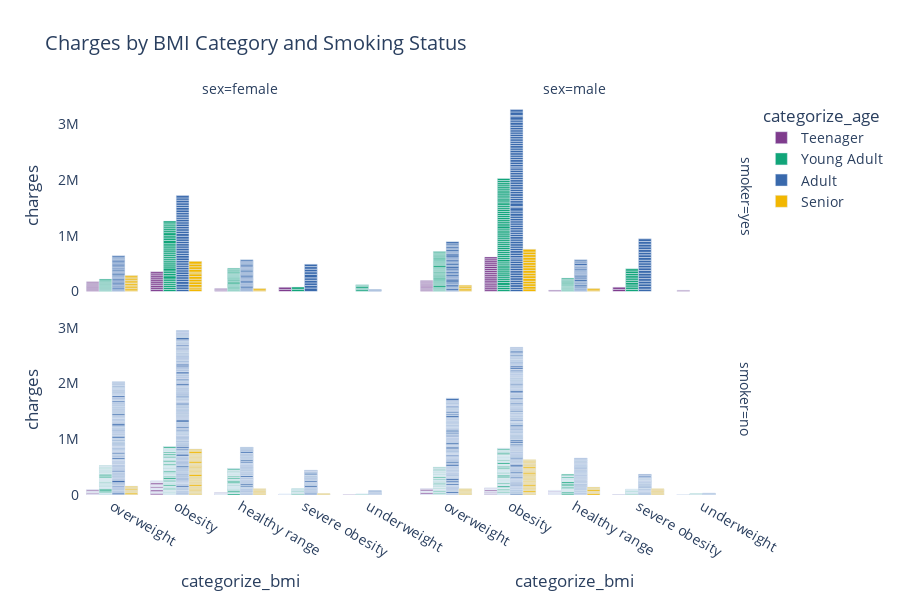

This figure's notebook cell:
### Code cell
import plotly.express as px



fig = px.bar(
    df,
    x='categorize_bmi',
    y='charges',
    color='categorize_age',
    barmode='group',
    facet_col='sex',
    facet_row='smoker',
    opacity=1.0,  
    color_discrete_sequence=px.colors.qualitative.Bold,  
    title='Charges by BMI Category and Smoking Status',
    height=600
)

fig.update_layout(
    font=dict(size=14),
    plot_bgcolor='rgba(0,0,0,0)',  
    paper_bgcolor='rgba(0,0,0,0)'  
)

fig.show()

### Figure 1 — Plotly figure (JSON) as saved in the notebook; plotly's stock layout.template omitted (floating-point values rounded to 4 significant figures; data arrays with more than 128 entries replaced by an {"elided": "..."} marker saying what was removed)
{"data": [{"alignmentgroup": "True", "hovertemplate": "categorize_age=Teenager<br>smoker=yes<br>sex=female<br>categorize_bmi=%{x}<br>charges=%{y}<extra></extra>", "legendgroup": "Teenager", "marker": {"color": "rgb(127, 60, 141)", "opacity": 1, "pattern": {"shape": ""}}, "name": "Teenager", "offsetgroup": "Teenager", "orientation": "v", "showlegend": true, "textposition": "auto", "type": "bar", "x": ["overweight", "overweight", "obesity", "healthy range", "overweight", "obesity", "overweight", "severe obesity", "obesity", "obesity", "overweight", "healthy range", "obesity", "overweight", "overweight", "obesity", "healthy range", "overweight", "obesity", "overweight", "severe obesity", "obesity", "obesity", "overweight", "healthy range", "obesity"], "xaxis": "x3", "y": [16880.0, 17080.0, 36150.0, 13840.0, 17470.0, 34440.0, 17750.0, 38790.0, 36900.0, 33310.0, 18220.0, 14280.0, 36400.0, 16880.0, 17080.0, 36150.0, 13840.0, 17470.0, 34440.0, 17750.0, 38790.0, 36900.0, 33310.0, 18220.0, 14280.0, 36400.0], "yaxis": "y3"}, {"alignmentgroup": "True", "hovertemplate": "categorize_age=Teenager<br>smoker=yes<br>sex=male<br>categorize_bmi=%{x}<br>charges=%{y}<extra></extra>", "legendgroup": "Teenager", "marker": {"color": "rgb(127, 60, 141)", "opacity": 1, "pattern": {"shape": ""}}, "name": "Teenager", "offsetgroup": "Teenager", "orientation": "v", "showlegend": false, "textposition": "auto", "type": "bar", "x": ["obesity", "overweight", "obesity", "overweight", "underweight", "obesity", "obesity", "overweight", "obesity", "obesity", "obesity", "obesity", "overweight", "healthy range", "severe obesity", "overweight", "obesity", "overweight", "obesity", "overweight", "obesity", "overweight", "underweight", "obesity", "obesity", "overweight", "obesity", "obesity", "obesity", "obesity", "overweight", "healthy range", "severe obesity", "overweight", "obesity", "overweight"], "xaxis": "x4", "y": [34300.0, 15520.0, 34780.0, 17350.0, 12830.0, 33750.0, 36220.0, 16300.0, 32550.0, 34620.0, 36310.0, 33730.0, 16450.0, 13750.0, 39720.0, 17180.0, 34830.0, 16450.0, 34300.0, 15520.0, 34780.0, 17350.0, 12830.0, 33750.0, 36220.0, 16300.0, 32550.0, 34620.0, 36310.0, 33730.0, 16450.0, 13750.0, 39720.0, 17180.0, 34830.0, 16450.0], "yaxis": "y4"}, {"alignmentgroup": "True", "hovertemplate": "categorize_age=Teenager<br>smoker=no<br>sex=female<br>categorize_bmi=%{x}<br>charges=%{y}<extra></extra>", "legendgroup": "Teenager", "marker": {"color": "rgb(127, 60, 141)", "opacity": 1, "pattern": {"shape": ""}}, "name": "Teenager", "offsetgroup": "Teenager", "orientation": "v", "showlegend": false, "textposition": "auto", "type": "bar", "x": ["overweight", "overweight", "obesity", "obesity", "overweight", "obesity", "overweight", "obesity", "obesity", "obesity", "underweight", "overweight", "healthy range", "obesity", "healthy range", "obesity", "obesity", "obesity", "overweight", "healthy range", "obesity", "overweight", "obesity", "obesity", "overweight", "obesity", "obesity", "obesity", "obesity", "obesity", "obesity", "obesity", "healthy range", "severe obesity", "obesity", "obesity", "severe obesity", "healthy range", "healthy range", "severe obesity", "obesity", "severe obesity", "healthy range", "obesity", "healthy range", "obesity", "overweight", "overweight", "obesity", "overweight", "healthy range", "obesity", "obesity", "obesity", "healthy range", "overweight", "overweight", "obesity", "obesity", "overweight", "obesity", "overweight", "obesity", "obesity", "obesity", "underweight", "overweight", "healthy range", "obesity", "healthy range", "obesity", "obesity", "obesity", "overweight", "healthy range", "obesity", "overweight", "obesity", "obesity", "overweight", "obesity", "obesity", "obesity", "obesity", "obesity", "obesity", "obesity", "healthy range", "severe obesity", "obesity", "obesity", "severe obesity", "healthy range", "healthy range", "severe obesity", "obesity", "severe obesity", "healthy range", "obesity", "healthy range", "obesity", "overweight", "overweight", "obesity", "overweight", "healthy range", "obesity", "obesity", "obesity", "healthy range"], "xaxis": "x", "y": [2198.0, 4688.0, 3393.0, 2211.0, 1743.0, 21340.0, 2332.0, 2719.0, 1632.0, 2131.0, 1728.0, 1616.0, 1737.0, 14130.0, 1608.0, 2138.0, 1632.0, 2135.0, 7324.0, 2201.0, 2203.0, 1744.0, 1622.0, 1749.0, 2196.0, 11480.0, 24060.0, 2801.0, 2128.0, 2219.0, 1633.0, 2208.0, 2709.0, 2218.0, 2137.0, 1622.0, 1635.0, 2117.0, 2914.0, 2217.0, 2730.0, 1759.0, 2709.0, 4561.0, 1729.0, 2204.0, 2201.0, 18840.0, 1634.0, 2711.0, 1732.0, 2206.0, 1630.0, 1634.0, 2914.0, 2198.0, 4688.0, 3393.0, 2211.0, 1743.0, 21340.0, 2332.0, 2719.0, 1632.0, 2131.0, 1728.0, 1616.0, 1737.0, 14130.0, 1608.0, 2138.0, 1632.0, 2135.0, 7324.0, 2201.0, 2203.0, 1744.0, 1622.0, 1749.0, 2196.0, 11480.0, 24060.0, 2801.0, 2128.0, 2219.0, 1633.0, 2208.0, 2709.0, 2218.0, 2137.0, 1622.0, 1635.0, 2117.0, 2914.0, 2217.0, 2730.0, 1759.0, 2709.0, 4561.0, 1729.0, 2204.0, 2201.0, 18840.0, 1634.0, 2711.0, 1732.0, 2206.0, 1630.0, 1634.0, 2914.0], "yaxis": "y"}, {"alignmentgroup": "True", "hovertemplate": "categorize_age=Teenager<br>smoker=no<br>sex=male<br>categorize_bmi=%{x}<br>charges=%{y}<extra></extra>", "legendgroup": "Teenager", "marker": {"color": "rgb(127, 60, 141)", "opacity": 1, "pattern": {"shape": ""}}, "name": "Teenager", "offsetgroup": "Teenager", "orientation": "v", "showlegend": false, "textposition": "auto", "type": "bar", "x": ["obesity", "healthy range", "obesity", "healthy range", "healthy range", "overweight", "obesity", "overweight", "underweight", "obesity", "obesity", "healthy range", "overweight", "healthy range", "healthy range", "overweight", "obesity", "obesity", "underweight", "obesity", "severe obesity", "overweight", "overweight", "obesity", "overweight", "obesity", "obesity", "healthy range", "overweight", "obesity", "healthy range", "obesity", "obesity", "healthy range", "severe obesity", "overweight", "obesity", "obesity", "overweight", "overweight", "healthy range", "healthy range", "healthy range", "overweight", "healthy range", "healthy range", "healthy range", "obesity", "obesity", "healthy range", "obesity", "overweight", "overweight", "severe obesity", "healthy range", "obesity", "overweight", "healthy range", "healthy range", "obesity", "healthy range", "obesity", "healthy range", "healthy range", "overweight", "obesity", "overweight", "underweight", "obesity", "obesity", "healthy range", "overweight", "healthy range", "healthy range", "overweight", "obesity", "obesity", "underweight", "obesity", "severe obesity", "overweight", "overweight", "obesity", "overweight", "obesity", "obesity", "healthy range", "overweight", "obesity", "healthy range", "obesity", "obesity", "healthy range", "severe obesity", "overweight", "obesity", "obesity", "overweight", "overweight", "healthy range", "healthy range", "healthy range", "overweight", "healthy range", "healthy range", "healthy range", "obesity", "obesity", "healthy range", "obesity", "overweight", "overweight", "severe obesity", "healthy range", "obesity", "overweight", "healthy range", "healthy range"], "xaxis": "x2", "y": [1726.0, 1837.0, 1137.0, 1625.0, 1706.0, 1633.0, 1261.0, 1843.0, 1695.0, 1137.0, 1640.0, 1832.0, 1719.0, 2804.0, 1705.0, 1636.0, 3482.0, 1262.0, 1621.0, 23080.0, 1149.0, 1632.0, 1254.0, 1256.0, 1708.0, 1646.0, 1640.0, 1243.0, 1712.0, 1136.0, 1242.0, 1728.0, 1263.0, 1627.0, 1147.0, 1252.0, 1132.0, 1141.0, 2222.0, 2304.0, 1122.0, 1628.0, 1711.0, 22490.0, 1705.0, 11880.0, 1702.0, 12890.0, 1136.0, 1242.0, 1720.0, 1709.0, 11270.0, 1163.0, 1837.0, 1136.0, 2304.0, 1122.0, 1711.0, 1726.0, 1837.0, 1137.0, 1625.0, 1706.0, 1633.0, 1261.0, 1843.0, 1695.0, 1137.0, 1640.0, 1832.0, 1719.0, 2804.0, 1705.0, 1636.0, 3482.0, 1262.0, 1621.0, 23080.0, 1149.0, 1632.0, 1254.0, 1256.0, 1708.0, 1646.0, 1640.0, 1243.0, 1712.0, 1136.0, 1242.0, 1728.0, 1263.0, 1627.0, 1147.0, 1252.0, 1132.0, 1141.0, 2222.0, 2304.0, 1122.0, 1628.0, 1711.0, 22490.0, 1705.0, 11880.0, 1702.0, 12890.0, 1136.0, 1242.0, 1720.0, 1709.0, 11270.0, 1163.0, 1837.0, 1136.0, 2304.0, 1122.0, 1711.0], "yaxis": "y2"}, {"alignmentgroup": "True", "hovertemplate": "categorize_age=Young Adult<br>smoker=yes<br>sex=female<br>categorize_bmi=%{x}<br>charges=%{y}<extra></extra>", "legendgroup": "Young Adult", "marker": {"color": "rgb(17, 165, 121)", "opacity": 1, "pattern": {"shape": ""}}, "name": "Young Adult", "offsetgroup": "Young Adult", "orientation": "v", "showlegend": true, "textposition": "auto", "type": "bar", "x": ["obesity", "healthy range", "healthy range", "overweight", "underweight", "obesity", "obesity", "overweight", "obesity", "overweight", "underweight", "underweight", "obesity", "overweight", "obesity", "obesity", "obesity", "healthy range", "obesity", "healthy range", "obesity", "obesity", "healthy range", "healthy range", "healthy range", "obesity", "overweight", "obesity", "healthy range", "obesity", "severe obesity", "overweight", "healthy range", "healthy range", "healthy range", "obesity", "healthy range", "obesity", "obesity", "healthy range", "healthy range", "overweight", "underweight", "obesity", "obesity", "overweight", "obesity", "overweight", "underweight", "underweight", "obesity", "overweight", "obesity", "obesity", "obesity", "healthy range", "obesity", "healthy range", "obesity", "obesity", "healthy range", "healthy range", "healthy range", "obesity", "overweight", "obesity", "healthy range", "obesity", "severe obesity", "overweight", "healthy range", "healthy range", "healthy range", "obesity", "healthy range", "obesity"], "xaxis": "x3", "y": [37700.0, 14710.0, 16580.0, 19110.0, 32730.0, 37130.0, 38510.0, 17090.0, 34840.0, 18030.0, 15010.0, 14460.0, 37080.0, 19520.0, 39980.0, 58570.0, 43940.0, 15360.0, 40930.0, 16660.0, 55140.0, 36020.0, 17500.0, 14570.0, 16420.0, 35600.0, 20230.0, 33910.0, 16780.0, 34170.0, 40900.0, 18330.0, 26130.0, 20170.0, 16120.0, 33900.0, 18770.0, 35600.0, 37700.0, 14710.0, 16580.0, 19110.0, 32730.0, 37130.0, 38510.0, 17090.0, 34840.0, 18030.0, 15010.0, 14460.0, 37080.0, 19520.0, 39980.0, 58570.0, 43940.0, 15360.0, 40930.0, 16660.0, 55140.0, 36020.0, 17500.0, 14570.0, 16420.0, 35600.0, 20230.0, 33910.0, 16780.0, 34170.0, 40900.0, 18330.0, 26130.0, 20170.0, 16120.0, 33900.0, 18770.0, 35600.0], "yaxis": "y3"}, {"alignmentgroup": "True", "hovertemplate": "categorize_age=Young Adult<br>smoker=yes<br>sex=male<br>categorize_bmi=%{x}<br>charges=%{y}<extra></extra>", "legendgroup": "Young Adult", "marker": {"color": "rgb(17, 165, 121)", "opacity": 1, "pattern": {"shape": ""}}, "name": "Young Adult", "offsetgroup": "Young Adult", "orientation": "v", "showlegend": false, "textposition": "auto", "type": "bar", "x": ["severe obesity", "obesity", "obesity", "obesity", "obesity", "obesity", "healthy range", "obesity", "overweight", "overweight", "overweight", "obesity", "overweight", "severe obesity", "obesity", "obesity", "obesity", "severe obesity", "overweight", "overweight", "obesity", "obesity", "obesity", "healthy range", "obesity", "obesity", "overweight", "overweight", "healthy range", "overweight", "healthy range", "healthy range", "overweight", "overweight", "overweight", "healthy range", "overweight", "healthy range", "obesity", "obesity", "obesity", "severe obesity", "obesity", "obesity", "obesity", "overweight", "obesity", "obesity", "overweight", "overweight", "obesity", "overweight", "obesity", "overweight", "severe obesity", "obesity", "obesity", "severe obesity", "obesity", "obesity", "obesity", "obesity", "obesity", "healthy range", "obesity", "overweight", "overweight", "overweight", "obesity", "overweight", "severe obesity", "obesity", "obesity", "obesity", "severe obesity", "overweight", "overweight", "obesity", "obesity", "obesity", "healthy range", "obesity", "obesity", "overweight", "overweight", "healthy range", "overweight", "healthy range", "healthy range", "overweight", "overweight", "overweight", "healthy range", "overweight", "healthy range", "obesity", "obesity", "obesity", "severe obesity", "obesity", "obesity", "obesity", "overweight", "obesity", "obesity", "overweight", "overweight", "obesity", "overweight", "obesity", "overweight", "severe obesity", "obesity", "obesity"], "xaxis": "x4", "y": [39610.0, 36840.0, 38711, 35590.0, 51190.0, 39770.0, 17660.0, 37170.0, 17560.0, 18970.0, 20750.0, 36950.0, 20980.0, 42110.0, 38750.0, 35490.0, 36090.0, 38130.0, 35150.0, 17940.0, 36200.0, 39240.0, 34810.0, 19360.0, 36190.0, 44590.0, 18250.0, 19040.0, 18260.0, 18310.0, 17900.0, 15820.0, 19720.0, 19930.0, 20010.0, 16140.0, 19200.0, 17360.0, 34470.0, 37480.0, 33480.0, 44500.0, 34670.0, 36120.0, 38280.0, 19350.0, 37470.0, 37610.0, 18650.0, 16230.0, 34250.0, 17040.0, 38340.0, 21470.0, 39610.0, 36840.0, 37610.0, 39610.0, 36840.0, 38711, 35590.0, 51190.0, 39770.0, 17660.0, 37170.0, 17560.0, 18970.0, 20750.0, 36950.0, 20980.0, 42110.0, 38750.0, 35490.0, 36090.0, 38130.0, 35150.0, 17940.0, 36200.0, 39240.0, 34810.0, 19360.0, 36190.0, 44590.0, 18250.0, 19040.0, 18260.0, 18310.0, 17900.0, 15820.0, 19720.0, 19930.0, 20010.0, 16140.0, 19200.0, 17360.0, 34470.0, 37480.0, 33480.0, 44500.0, 34670.0, 36120.0, 38280.0, 19350.0, 37470.0, 37610.0, 18650.0, 16230.0, 34250.0, 17040.0, 38340.0, 21470.0, 39610.0, 36840.0, 37610.0], "yaxis": "y4"}, {"alignmentgroup": "True", "hovertemplate": "categorize_age=Young Adult<br>smoker=no<br>sex=female<br>categorize_bmi=%{x}<br>charges=%{y}<extra></extra>", "legendgroup": "Young Adult", "marker": {"color": "rgb(17, 165, 121)", "opacity": 1, "pattern": {"shape": ""}}, "name": "Young Adult", "offsetgroup": "Young Adult", "orientation": "v", "showlegend": false, "textposition": "auto", "type": "bar", "x": {"elided": "362 str values"}, "xaxis": "x", "y": {"elided": "362 float values"}, "yaxis": "y"}, {"alignmentgroup": "True", "hovertemplate": "categorize_age=Young Adult<br>smoker=no<br>sex=male<br>categorize_bmi=%{x}<br>charges=%{y}<extra></extra>", "legendgroup": "Young Adult", "marker": {"color": "rgb(17, 165, 121)", "opacity": 1, "pattern": {"shape": ""}}, "name": "Young Adult", "offsetgroup": "Young Adult", "orientation": "v", "showlegend": false, "textposition": "auto", "type": "bar", "x": {"elided": "356 str values"}, "xaxis": "x2", "y": {"elided": "356 float values"}, "yaxis": "y2"}, {"alignmentgroup": "True", "hovertemplate": "categorize_age=Adult<br>smoker=yes<br>sex=female<br>categorize_bmi=%{x}<br>charges=%{y}<extra></extra>", "legendgroup": "Adult", "marker": {"color": "rgb(57, 105, 172)", "opacity": 1, "pattern": {"shape": ""}}, "name": "Adult", "offsetgroup": "Adult", "orientation": "v", "showlegend": true, "textposition": "auto", "type": "bar", "x": ["healthy range", "obesity", "obesity", "healthy range", "overweight", "healthy range", "overweight", "obesity", "healthy range", "healthy range", "healthy range", "healthy range", "obesity", "severe obesity", "severe obesity", "healthy range", "obesity", "obesity", "overweight", "obesity", "severe obesity", "obesity", "obesity", "overweight", "overweight", "overweight", "overweight", "overweight", "obesity", "obesity", "obesity", "healthy range", "obesity", "severe obesity", "obesity", "healthy range", "overweight", "healthy range", "obesity", "obesity", "healthy range", "underweight", "obesity", "overweight", "obesity", "obesity", "overweight", "healthy range", "overweight", "overweight", "obesity", "overweight", "severe obesity", "healthy range", "obesity", "obesity", "healthy range", "overweight", "healthy range", "overweight", "obesity", "healthy range", "healthy range", "healthy range", "healthy range", "obesity", "severe obesity", "severe obesity", "healthy range", "obesity", "obesity", "overweight", "obesity", "severe obesity", "obesity", "obesity", "overweight", "overweight", "overweight", "overweight", "overweight", "obesity", "obesity", "obesity", "healthy range", "obesity", "severe obesity", "obesity", "healthy range", "overweight", "healthy range", "obesity", "obesity", "healthy range", "underweight", "obesity", "overweight", "obesity", "obesity", "overweight", "healthy range", "overweight", "overweight", "obesity", "overweight", "severe obesity"], "xaxis": "x3", "y": [23240.0, 39840.0, 43580.0, 19960.0, 21350.0, 19440.0, 22330.0, 47900.0, 24870.0, 21660.0, 19590.0, 18610.0, 48890.0, 63770.0, 45860.0, 25680.0, 42970.0, 42980.0, 24670.0, 40000.0, 46200.0, 44400.0, 40420.0, 19540.0, 23070.0, 24520.0, 23400.0, 27530.0, 45010.0, 37270.0, 42110.0, 24110.0, 40970.0, 46110.0, 46260.0, 19800.0, 21770.0, 21680.0, 44420.0, 39730.0, 21880.0, 19020.0, 44640.0, 24180.0, 46660.0, 40940.0, 22480.0, 23890.0, 21770.0, 20300.0, 41660.0, 24540.0, 43900.0, 23240.0, 39840.0, 43580.0, 19960.0, 21350.0, 19440.0, 22330.0, 47900.0, 24870.0, 21660.0, 19590.0, 18610.0, 48890.0, 63770.0, 45860.0, 25680.0, 42970.0, 42980.0, 24670.0, 40000.0, 46200.0, 44400.0, 40420.0, 19540.0, 23070.0, 24520.0, 23400.0, 27530.0, 45010.0, 37270.0, 42110.0, 24110.0, 40970.0, 46110.0, 46260.0, 19800.0, 21770.0, 21680.0, 44420.0, 39730.0, 21880.0, 19020.0, 44640.0, 24180.0, 46660.0, 40940.0, 22480.0, 23890.0, 21770.0, 20300.0, 41660.0, 24540.0, 43900.0], "yaxis": "y3"}, {"alignmentgroup": "True", "hovertemplate": "categorize_age=Adult<br>smoker=yes<br>sex=male<br>categorize_bmi=%{x}<br>charges=%{y}<extra></extra>", "legendgroup": "Adult", "marker": {"color": "rgb(57, 105, 172)", "opacity": 1, "pattern": {"shape": ""}}, "name": "Adult", "offsetgroup": "Adult", "orientation": "v", "showlegend": false, "textposition": "auto", "type": "bar", "x": {"elided": "160 str values"}, "xaxis": "x4", "y": {"elided": "160 float values"}, "yaxis": "y4"}, {"alignmentgroup": "True", "hovertemplate": "categorize_age=Adult<br>smoker=no<br>sex=female<br>categorize_bmi=%{x}<br>charges=%{y}<extra></extra>", "legendgroup": "Adult", "marker": {"color": "rgb(57, 105, 172)", "opacity": 1, "pattern": {"shape": ""}}, "name": "Adult", "offsetgroup": "Adult", "orientation": "v", "showlegend": false, "textposition": "auto", "type": "bar", "x": {"elided": "590 str values"}, "xaxis": "x", "y": {"elided": "590 float values"}, "yaxis": "y"}, {"alignmentgroup": "True", "hovertemplate": "categorize_age=Adult<br>smoker=no<br>sex=male<br>categorize_bmi=%{x}<br>charges=%{y}<extra></extra>", "legendgroup": "Adult", "marker": {"color": "rgb(57, 105, 172)", "opacity": 1, "pattern": {"shape": ""}}, "name": "Adult", "offsetgroup": "Adult", "orientation": "v", "showlegend": false, "textposition": "auto", "type": "bar", "x": {"elided": "532 str values"}, "xaxis": "x2", "y": {"elided": "532 float values"}, "yaxis": "y2"}, {"alignmentgroup": "True", "hovertemplate": "categorize_age=Senior<br>smoker=yes<br>sex=female<br>categorize_bmi=%{x}<br>charges=%{y}<extra></extra>", "legendgroup": "Senior", "marker": {"color": "rgb(242, 183, 1)", "opacity": 1, "pattern": {"shape": ""}}, "name": "Senior", "offsetgroup": "Senior", "orientation": "v", "showlegend": true, "textposition": "auto", "type": "bar", "x": ["overweight", "obesity", "obesity", "obesity", "overweight", "obesity", "obesity", "obesity", "overweight", "healthy range", "overweight", "overweight", "overweight", "obesity", "obesity", "obesity", "overweight", "obesity", "obesity", "obesity", "overweight", "healthy range", "overweight", "overweight"], "xaxis": "x3", "y": [27810.0, 47290.0, 30940.0, 48820.0, 29520.0, 47310.0, 47930.0, 48520.0, 28950.0, 27040.0, 29330.0, 29140.0, 27810.0, 47290.0, 30940.0, 48820.0, 29520.0, 47310.0, 47930.0, 48520.0, 28950.0, 27040.0, 29330.0, 29140.0], "yaxis": "y3"}, {"alignmentgroup": "True", "hovertemplate": "categorize_age=Senior<br>smoker=yes<br>sex=male<br>categorize_bmi=%{x}<br>charges=%{y}<extra></extra>", "legendgroup": "Senior", "marker": {"color": "rgb(242, 183, 1)", "opacity": 1, "pattern": {"shape": ""}}, "name": "Senior", "offsetgroup": "Senior", "orientation": "v", "showlegend": false, "textposition": "auto", "type": "bar", "x": ["obesity", "obesity", "obesity", "overweight", "obesity", "obesity", "healthy range", "obesity", "obesity", "overweight", "obesity", "obesity", "obesity", "obesity", "overweight", "obesity", "obesity", "healthy range", "obesity", "obesity", "overweight", "obesity"], "xaxis": "x4", "y": [47060.0, 46890.0, 46600.0, 28870.0, 45710.0, 49580.0, 26930.0, 47400.0, 46720.0, 28100.0, 49580.0, 47060.0, 46890.0, 46600.0, 28870.0, 45710.0, 49580.0, 26930.0, 47400.0, 46720.0, 28100.0, 49580.0], "yaxis": "y4"}, {"alignmentgroup": "True", "hovertemplate": "categorize_age=Senior<br>smoker=no<br>sex=female<br>categorize_bmi=%{x}<br>charges=%{y}<extra></extra>", "legendgroup": "Senior", "marker": {"color": "rgb(242, 183, 1)", "opacity": 1, "pattern": {"shape": ""}}, "name": "Senior", "offsetgroup": "Senior", "orientation": "v", "showlegend": false, "textposition": "auto", "type": "bar", "x": ["healthy range", "obesity", "obesity", "healthy range", "obesity", "obesity", "overweight", "obesity", "healthy range", "obesity", "obesity", "obesity", "overweight", "obesity", "obesity", "obesity", "obesity", "obesity", "obesity", "obesity", "obesity", "obesity", "obesity", "severe obesity", "overweight", "overweight", "obesity", "obesity", "obesity", "obesity", "obesity", "obesity", "overweight", "obesity", "healthy range", "obesity", "healthy range", "obesity", "obesity", "healthy range", "obesity", "obesity", "overweight", "obesity", "healthy range", "obesity", "obesity", "obesity", "overweight", "obesity", "obesity", "obesity", "obesity", "obesity", "obesity", "obesity", "obesity", "obesity", "obesity", "severe obesity", "overweight", "overweight", "obesity", "obesity", "obesity", "obesity", "obesity", "obesity", "overweight", "obesity", "healthy range", "obesity"], "xaxis": "x", "y": [14450.0, 15610.0, 14240.0, 13620.0, 14900.0, 13880.0, 14260.0, 13430.0, 13420.0, 16460.0, 14690.0, 15230.0, 24510.0, 13470.0, 14040.0, 13890.0, 31620.0, 13640.0, 16090.0, 14320.0, 13460.0, 14310.0, 16070.0, 13060.0, 13040.0, 13450.0, 13460.0, 13470.0, 14470.0, 13890.0, 36580.0, 15020.0, 14250.0, 13840.0, 14450.0, 13470.0, 14450.0, 15610.0, 14240.0, 13620.0, 14900.0, 13880.0, 14260.0, 13430.0, 13420.0, 16460.0, 14690.0, 15230.0, 24510.0, 13470.0, 14040.0, 13890.0, 31620.0, 13640.0, 16090.0, 14320.0, 13460.0, 14310.0, 16070.0, 13060.0, 13040.0, 13450.0, 13460.0, 13470.0, 14470.0, 13890.0, 36580.0, 15020.0, 14250.0, 13840.0, 14450.0, 13470.0], "yaxis": "y"}, {"alignmentgroup": "True", "hovertemplate": "categorize_age=Senior<br>smoker=no<br>sex=male<br>categorize_bmi=%{x}<br>charges=%{y}<extra></extra>", "legendgroup": "Senior", "marker": {"color": "rgb(242, 183, 1)", "opacity": 1, "pattern": {"shape": ""}}, "name": "Senior", "offsetgroup": "Senior", "orientation": "v", "showlegend": false, "textposition": "auto", "type": "bar", "x": ["overweight", "healthy range", "severe obesity", "obesity", "obesity", "overweight", "obesity", "obesity", "obesity", "overweight", "obesity", "severe obesity", "severe obesity", "severe obesity", "obesity", "healthy range", "obesity", "obesity", "obesity", "obesity", "obesity", "obesity", "obesity", "healthy range", "obesity", "obesity", null, "obesity", "overweight", "healthy range", "obesity", "obesity", "obesity", "obesity", "overweight", "healthy range", "severe obesity", "obesity", "obesity", "overweight", "obesity", "obesity", "obesity", "overweight", "obesity", "severe obesity", "severe obesity", "severe obesity", "obesity", "healthy range", "obesity", "obesity", "obesity", "obesity", "obesity", "obesity", "obesity", "healthy range", "obesity", "obesity", null, "obesity", "overweight", "healthy range", "obesity", "obesity", "obesity", "obesity"], "xaxis": "x2", "y": [13770.0, 30170.0, 13410.0, 12560.0, 13820.0, 13940.0, 13350.0, 13980.0, 27000.0, 14990.0, 14420.0, 15560.0, 12570.0, 13830.0, 13390.0, 12960.0, 14410.0, 13140.0, 12980.0, 14210.0, 27940.0, 13390.0, 14120.0, 13130.0, 13560.0, 15170.0, 12980.0, 12950.0, 14390.0, 14350.0, 13970.0, 15160.0, 12980.0, 13140.0, 13770.0, 30170.0, 13410.0, 12560.0, 13820.0, 13940.0, 13350.0, 13980.0, 27000.0, 14990.0, 14420.0, 15560.0, 12570.0, 13830.0, 13390.0, 12960.0, 14410.0, 13140.0, 12980.0, 14210.0, 27940.0, 13390.0, 14120.0, 13130.0, 13560.0, 15170.0, 12980.0, 12950.0, 14390.0, 14350.0, 13970.0, 15160.0, 12980.0, 13140.0], "yaxis": "y2"}], "layout": {"annotations": [{"font": {}, "showarrow": false, "text": "sex=female", "x": 0.24, "xanchor": "center", "xref": "paper", "y": 1, "yanchor": "bottom", "yref": "paper"}, {"font": {}, "showarrow": false, "text": "sex=male", "x": 0.74, "xanchor": "center", "xref": "paper", "y": 1, "yanchor": "bottom", "yref": "paper"}, {"font": {}, "showarrow": false, "text": "smoker=no", "textangle": 90, "x": 0.98, "xanchor": "left", "xref": "paper", "y": 0.2425, "yanchor": "middle", "yref": "paper"}, {"font": {}, "showarrow": false, "text": "smoker=yes", "textangle": 90, "x": 0.98, "xanchor": "left", "xref": "paper", "y": 0.7575, "yanchor": "middle", "yref": "paper"}], "barmode": "group", "font": {"size": 14}, "height": 600, "legend": {"title": {"text": "categorize_age"}, "tracegroupgap": 0}, "paper_bgcolor": "rgba(0,0,0,0)", "plot_bgcolor": "rgba(0,0,0,0)", "title": {"text": "Charges by BMI Category and Smoking Status"}, "xaxis": {"anchor": "y", "domain": [0, 0.48], "title": {"text": "categorize_bmi"}}, "xaxis2": {"anchor": "y2", "domain": [0.5, 0.98], "matches": "x", "title": {"text": "categorize_bmi"}}, "xaxis3": {"anchor": "y3", "domain": [0, 0.48], "matches": "x", "showticklabels": false}, "xaxis4": {"anchor": "y4", "domain": [0.5, 0.98], "matches": "x", "showticklabels": false}, "yaxis": {"anchor": "x", "domain": [0, 0.485], "title": {"text": "charges"}}, "yaxis2": {"anchor": "x2", "domain": [0, 0.485], "matches": "y", "showticklabels": false}, "yaxis3": {"anchor": "x3", "domain": [0.515, 1], "matches": "y", "title": {"text": "charges"}}, "yaxis4": {"anchor": "x4", "domain": [0.515, 1], "matches": "y", "showticklabels": false}}}
